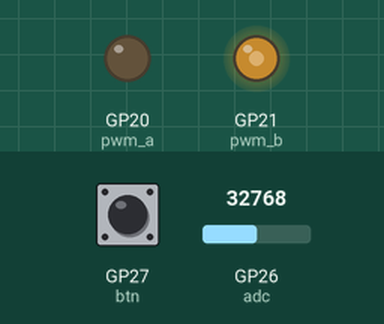
This program was run on a simulated Raspberry Pi Pico running MicroPython. On the bench: output pins drawn as LEDs (lit = HIGH). The test bench sets the inputs (shaded band); at power-on: GP26 (adc) = 32768, GP27 (btn) HIGH (analog values on the 0–65535 scale).

Above: at 1.2 s.
1.3 s: GP26 (adc) set to 45874
At 1.8 s:
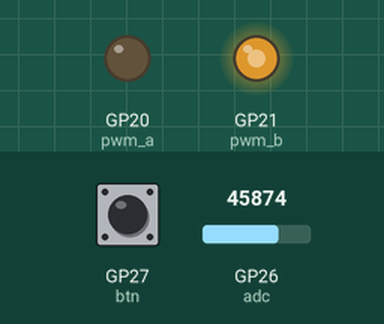
2.8 s: GP27 (btn) pulled LOW for 0.15 s
At 3.9 s:
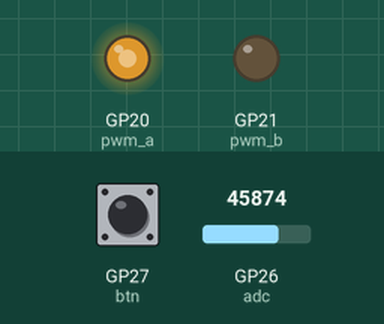
4.4 s: GP26 (adc) set to 57670
At 5.3 s:
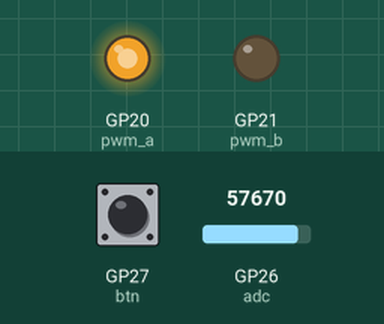
5.9 s: GP27 (btn) pulled LOW for 1 s
At 7.5 s:
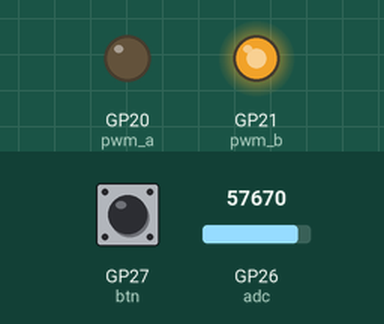
8.4 s: GP26 (adc) set to 7864
At 9.6 s:
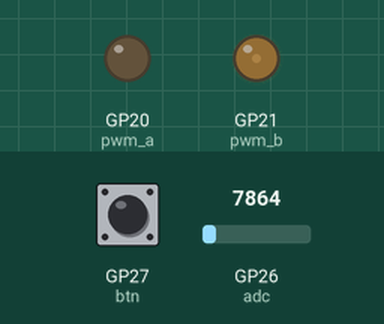
9.9 s: GP27 (btn) pulled LOW for 0.15 s
At 10.5 s:
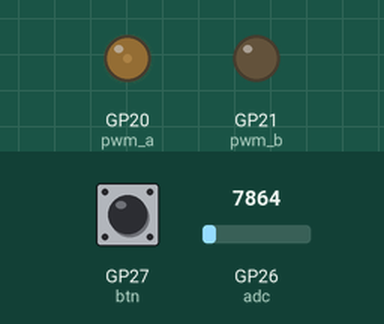
Timing chart, 0 to 12.5 s (numbered marks = the images above; inputs shaded):
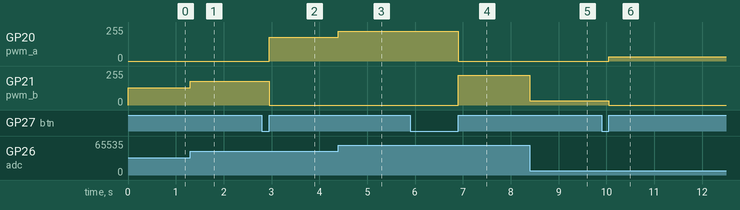

Measured:
- after the input at 1.3 s, GP21 (pwm_b): 128/255 → 178/255 at once
- after the input at 2.8 s, GP20 (pwm_a): 0/255 → 178/255 after 0.15 s; GP21 (pwm_b): 178/255 → 0/255 after 0.15 s
- after the input at 4.4 s, GP20 (pwm_a): 178/255 → 224/255 at once
- after the input at 5.9 s, GP20 (pwm_a): 224/255 → 0/255 after 1.0 s; GP21 (pwm_b): 0/255 → 224/255 after 1.0 s
- after the input at 8.4 s, GP21 (pwm_b): 224/255 → 31/255 at once
- after the input at 9.9 s, GP20 (pwm_a): 0/255 → 31/255 after 0.15 s; GP21 (pwm_b): 31/255 → 0/255 after 0.15 s

The program:

fan.py
```python
from machine import Pin, ADC, PWM

adc = ADC(26)

#btn = Pin(18, Pin.IN)
btn = Pin(27, Pin.IN, Pin.PULL_UP)
pwm_a = PWM(Pin(20))
pwm_b = PWM(Pin(21))
pwm_a.freq(1000)
pwm_b.freq(1000)

state = False
while(True):
    if(btn.value() == False):
        while(btn.value() == False):
            pass
        state = not state
    if(state):
        pwm_a.duty_u16(adc.read_u16())
        pwm_b.duty_u16(0)
    else:
        pwm_b.duty_u16(adc.read_u16())
        pwm_a.duty_u16(0)
```
